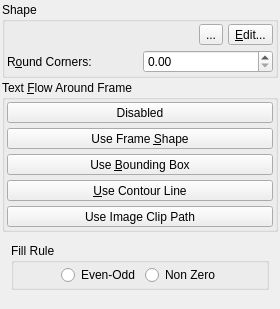
<?xml version="1.0" encoding="UTF-8"?>
<ui version="4.0">
 <class>PropertiesPalette_ShapeBase</class>
 <widget class="QWidget" name="PropertiesPalette_ShapeBase">
  <property name="geometry">
   <rect>
    <x>0</x>
    <y>0</y>
    <width>280</width>
    <height>309</height>
   </rect>
  </property>
  <property name="windowTitle">
   <string notr="true">Form</string>
  </property>
  <layout class="QVBoxLayout" name="verticalLayout">
   <property name="spacing">
    <number>2</number>
   </property>
   <property name="leftMargin">
    <number>2</number>
   </property>
   <property name="topMargin">
    <number>2</number>
   </property>
   <property name="rightMargin">
    <number>2</number>
   </property>
   <property name="bottomMargin">
    <number>2</number>
   </property>
   <item>
    <widget class="QGroupBox" name="shapeGroup">
     <property name="title">
      <string>Shape</string>
     </property>
     <property name="flat">
      <bool>true</bool>
     </property>
     <layout class="QVBoxLayout" name="verticalLayout_2">
      <property name="spacing">
       <number>5</number>
      </property>
      <property name="leftMargin">
       <number>2</number>
      </property>
      <property name="topMargin">
       <number>2</number>
      </property>
      <property name="rightMargin">
       <number>2</number>
      </property>
      <property name="bottomMargin">
       <number>2</number>
      </property>
      <item>
       <layout class="QHBoxLayout" name="horizontalLayout">
        <item>
         <spacer name="horizontalSpacer">
          <property name="orientation">
           <enum>Qt::Horizontal</enum>
          </property>
          <property name="sizeHint" stdset="0">
           <size>
            <width>40</width>
            <height>20</height>
           </size>
          </property>
         </spacer>
        </item>
        <item>
         <widget class="Autoforms" name="customShape">
          <property name="toolTip">
           <string>Choose the shape of frame...</string>
          </property>
          <property name="text">
           <string>...</string>
          </property>
         </widget>
        </item>
        <item>
         <widget class="QToolButton" name="editShape">
          <property name="text">
           <string>&amp;Edit...</string>
          </property>
         </widget>
        </item>
       </layout>
      </item>
      <item>
       <layout class="QHBoxLayout" name="horizontalLayout_2">
        <item>
         <widget class="QLabel" name="roundRectLabel">
          <property name="text">
           <string>R&amp;ound Corners:</string>
          </property>
          <property name="buddy">
           <cstring>roundRect</cstring>
          </property>
         </widget>
        </item>
        <item>
         <widget class="ScrSpinBox" name="roundRect">
          <property name="sizePolicy">
           <sizepolicy hsizetype="Minimum" vsizetype="Fixed">
            <horstretch>0</horstretch>
            <verstretch>0</verstretch>
           </sizepolicy>
          </property>
          <property name="toolTip">
           <string>Set radius of corner rounding</string>
          </property>
         </widget>
        </item>
       </layout>
      </item>
     </layout>
    </widget>
   </item>
   <item>
    <widget class="QGroupBox" name="textFlowGroup">
     <property name="title">
      <string>Text &amp;Flow Around Frame</string>
     </property>
     <property name="flat">
      <bool>true</bool>
     </property>
     <layout class="QVBoxLayout" name="verticalLayout_3">
      <property name="spacing">
       <number>5</number>
      </property>
      <property name="leftMargin">
       <number>2</number>
      </property>
      <property name="topMargin">
       <number>2</number>
      </property>
      <property name="rightMargin">
       <number>2</number>
      </property>
      <property name="bottomMargin">
       <number>2</number>
      </property>
      <item>
       <widget class="QToolButton" name="textFlowDisabled">
        <property name="sizePolicy">
         <sizepolicy hsizetype="Preferred" vsizetype="Fixed">
          <horstretch>0</horstretch>
          <verstretch>0</verstretch>
         </sizepolicy>
        </property>
        <property name="text">
         <string>Disabled</string>
        </property>
        <property name="checkable">
         <bool>true</bool>
        </property>
        <property name="autoExclusive">
         <bool>true</bool>
        </property>
        <property name="toolButtonStyle">
         <enum>Qt::ToolButtonTextBesideIcon</enum>
        </property>
        <attribute name="buttonGroup">
         <string notr="true">textFlowBtnGroup</string>
        </attribute>
       </widget>
      </item>
      <item>
       <widget class="QToolButton" name="textFlowUsesFrameShape">
        <property name="sizePolicy">
         <sizepolicy hsizetype="Preferred" vsizetype="Fixed">
          <horstretch>0</horstretch>
          <verstretch>0</verstretch>
         </sizepolicy>
        </property>
        <property name="text">
         <string>Use Frame &amp;Shape</string>
        </property>
        <property name="checkable">
         <bool>true</bool>
        </property>
        <property name="autoExclusive">
         <bool>true</bool>
        </property>
        <property name="toolButtonStyle">
         <enum>Qt::ToolButtonTextBesideIcon</enum>
        </property>
        <attribute name="buttonGroup">
         <string notr="true">textFlowBtnGroup</string>
        </attribute>
       </widget>
      </item>
      <item>
       <widget class="QToolButton" name="textFlowUsesBoundingBox">
        <property name="sizePolicy">
         <sizepolicy hsizetype="Preferred" vsizetype="Fixed">
          <horstretch>0</horstretch>
          <verstretch>0</verstretch>
         </sizepolicy>
        </property>
        <property name="text">
         <string>Use &amp;Bounding Box</string>
        </property>
        <property name="checkable">
         <bool>true</bool>
        </property>
        <property name="autoExclusive">
         <bool>true</bool>
        </property>
        <property name="toolButtonStyle">
         <enum>Qt::ToolButtonTextBesideIcon</enum>
        </property>
        <attribute name="buttonGroup">
         <string notr="true">textFlowBtnGroup</string>
        </attribute>
       </widget>
      </item>
      <item>
       <widget class="QToolButton" name="textFlowUsesContourLine">
        <property name="sizePolicy">
         <sizepolicy hsizetype="Preferred" vsizetype="Fixed">
          <horstretch>0</horstretch>
          <verstretch>0</verstretch>
         </sizepolicy>
        </property>
        <property name="text">
         <string>&amp;Use Contour Line</string>
        </property>
        <property name="checkable">
         <bool>true</bool>
        </property>
        <property name="autoExclusive">
         <bool>true</bool>
        </property>
        <property name="toolButtonStyle">
         <enum>Qt::ToolButtonTextBesideIcon</enum>
        </property>
        <attribute name="buttonGroup">
         <string notr="true">textFlowBtnGroup</string>
        </attribute>
       </widget>
      </item>
      <item>
       <widget class="QToolButton" name="textFlowUsesImageClipping">
        <property name="sizePolicy">
         <sizepolicy hsizetype="Preferred" vsizetype="Fixed">
          <horstretch>0</horstretch>
          <verstretch>0</verstretch>
         </sizepolicy>
        </property>
        <property name="text">
         <string>Use Image Clip Path</string>
        </property>
        <property name="checkable">
         <bool>true</bool>
        </property>
        <property name="autoExclusive">
         <bool>true</bool>
        </property>
        <property name="toolButtonStyle">
         <enum>Qt::ToolButtonTextBesideIcon</enum>
        </property>
        <attribute name="buttonGroup">
         <string notr="true">textFlowBtnGroup</string>
        </attribute>
       </widget>
      </item>
     </layout>
    </widget>
   </item>
   <item>
    <widget class="QStackedWidget" name="stackedWidget">
     <property name="currentIndex">
      <number>1</number>
     </property>
     <widget class="QWidget" name="page"/>
     <widget class="QWidget" name="page_2">
      <layout class="QVBoxLayout" name="verticalLayout_4">
       <item>
        <widget class="QGroupBox" name="fillRuleGroup">
         <property name="title">
          <string>Fill Rule</string>
         </property>
         <property name="flat">
          <bool>true</bool>
         </property>
         <layout class="QHBoxLayout" name="horizontalLayout_3">
          <property name="spacing">
           <number>5</number>
          </property>
          <property name="leftMargin">
           <number>2</number>
          </property>
          <property name="topMargin">
           <number>2</number>
          </property>
          <property name="rightMargin">
           <number>2</number>
          </property>
          <property name="bottomMargin">
           <number>2</number>
          </property>
          <item>
           <spacer name="horizontalSpacer_2">
            <property name="orientation">
             <enum>Qt::Horizontal</enum>
            </property>
            <property name="sizeHint" stdset="0">
             <size>
              <width>40</width>
              <height>20</height>
             </size>
            </property>
           </spacer>
          </item>
          <item>
           <widget class="QRadioButton" name="evenOdd">
            <property name="sizePolicy">
             <sizepolicy hsizetype="Preferred" vsizetype="Fixed">
              <horstretch>0</horstretch>
              <verstretch>0</verstretch>
             </sizepolicy>
            </property>
            <property name="toolTip">
             <string>&lt;qt&gt;Any path self-intersections or subpaths create holes in the fill&lt;/qt&gt;</string>
            </property>
            <property name="text">
             <string>Even-Odd</string>
            </property>
           </widget>
          </item>
          <item>
           <widget class="QRadioButton" name="nonZero">
            <property name="sizePolicy">
             <sizepolicy hsizetype="Preferred" vsizetype="Fixed">
              <horstretch>0</horstretch>
              <verstretch>0</verstretch>
             </sizepolicy>
            </property>
            <property name="toolTip">
             <string>&lt;qt&gt;Fill is solid unless a subpath is counter-directional&lt;/qt&gt;</string>
            </property>
            <property name="text">
             <string>Non Zero</string>
            </property>
           </widget>
          </item>
          <item>
           <spacer name="horizontalSpacer_3">
            <property name="orientation">
             <enum>Qt::Horizontal</enum>
            </property>
            <property name="sizeHint" stdset="0">
             <size>
              <width>40</width>
              <height>20</height>
             </size>
            </property>
           </spacer>
          </item>
         </layout>
        </widget>
       </item>
      </layout>
     </widget>
    </widget>
   </item>
   <item>
    <spacer name="verticalSpacer">
     <property name="orientation">
      <enum>Qt::Vertical</enum>
     </property>
     <property name="sizeHint" stdset="0">
      <size>
       <width>20</width>
       <height>40</height>
      </size>
     </property>
    </spacer>
   </item>
  </layout>
 </widget>
 <customwidgets>
  <customwidget>
   <class>ScrSpinBox</class>
   <extends>QDoubleSpinBox</extends>
   <header>ui/scrspinbox.h</header>
  </customwidget>
  <customwidget>
   <class>Autoforms</class>
   <extends>QToolButton</extends>
   <header>ui/autoform.h</header>
  </customwidget>
 </customwidgets>
 <resources/>
 <connections/>
 <buttongroups>
  <buttongroup name="textFlowBtnGroup"/>
 </buttongroups>
</ui>
